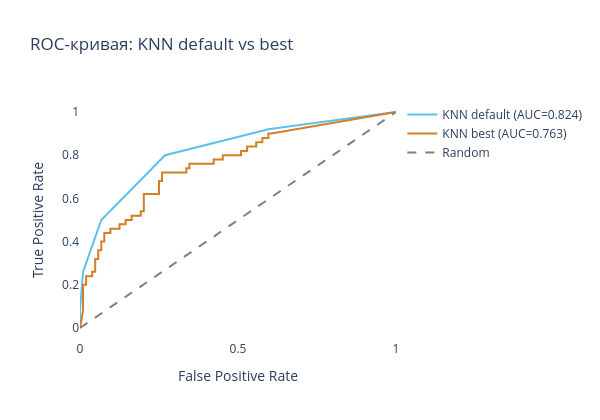

This figure's notebook cell:
### Code cell
# ROC-кривая (plotly)
fpr_d, tpr_d, _ = roc_curve(y_test, KNeighborsClassifier(n_neighbors = 5).fit(X_train_ss, y_train).predict_proba(X_test_ss)[:,1])
fpr_b, tpr_b, _ = roc_curve(y_test, y_prob_best)

auc_d = roc_auc_score(y_test, KNeighborsClassifier(n_neighbors = 5).fit(X_train_ss, y_train).predict_proba(X_test_ss)[:,1])
auc_b = roc_auc_score(y_test, y_prob_best)

fig = go.Figure()
fig.add_trace(go.Scatter(x=fpr_d, y=tpr_d, mode = 'lines', name = f'KNN default (AUC={auc_d:.3f})',
                          line=dict(color='#5bc0eb', width=2)))

fig.add_trace(go.Scatter(x=fpr_b, y=tpr_b, mode = 'lines', name=f'KNN best (AUC={auc_b:.3f})',
                          line=dict(color = "#d47f24", width = 2)))

fig.add_trace(go.Scatter(x=[0,1], y=[0,1], mode = 'lines', name = 'Random',
                          line=dict(color = 'gray', dash = 'dash')))
fig.update_layout(
    title='ROC-кривая: KNN default vs best',
    xaxis_title='False Positive Rate', yaxis_title = 'True Positive Rate',
    paper_bgcolor='white', plot_bgcolor ='white', width = 600, height = 420
)
fig.show()

### Figure 1 — Plotly figure (JSON) as saved in the notebook; plotly's stock layout.template omitted (floating-point values rounded to 4 significant figures)
{"data": [{"line": {"color": "#5bc0eb", "width": 2}, "mode": "lines", "name": "KNN default (AUC=0.824)", "type": "scatter", "x": [0.0, 0.0, 0.009615, 0.06731, 0.2692, 0.5962, 1.0], "y": [0.0, 0.08, 0.26, 0.5, 0.8, 0.92, 1.0]}, {"line": {"color": "#d47f24", "width": 2}, "mode": "lines", "name": "KNN best (AUC=0.763)", "type": "scatter", "x": [0.0, 0.009615, 0.009615, 0.01923, 0.01923, 0.03846, 0.03846, 0.04808, 0.04808, 0.05769, 0.05769, 0.06731, 0.06731, 0.07692, 0.07692, 0.09615, 0.09615, 0.125, 0.125, 0.1442, 0.1442, 0.1635, 0.1635, 0.1923, 0.1923, 0.2019, 0.2019, 0.25, 0.25, 0.2596, 0.2596, 0.3365, 0.3365, 0.3462, 0.3462, 0.4231, 0.4231, 0.4519, 0.4519, 0.5096, 0.5096, 0.5288, 0.5288, 0.5577, 0.5577, 0.5769, 0.5769, 0.5962, 0.5962, 0.6058, 1.0], "y": [0.0, 0.08, 0.2, 0.2, 0.24, 0.24, 0.26, 0.26, 0.32, 0.32, 0.36, 0.36, 0.4, 0.4, 0.44, 0.44, 0.46, 0.46, 0.48, 0.48, 0.5, 0.5, 0.52, 0.52, 0.54, 0.54, 0.62, 0.62, 0.68, 0.68, 0.72, 0.72, 0.74, 0.74, 0.76, 0.76, 0.78, 0.78, 0.8, 0.8, 0.82, 0.82, 0.84, 0.84, 0.86, 0.86, 0.88, 0.88, 0.9, 0.9, 1.0]}, {"line": {"color": "gray", "dash": "dash"}, "mode": "lines", "name": "Random", "type": "scatter", "x": [0, 1], "y": [0, 1]}], "layout": {"height": 420, "paper_bgcolor": "white", "plot_bgcolor": "white", "title": {"text": "ROC-кривая: KNN default vs best"}, "width": 600, "xaxis": {"title": {"text": "False Positive Rate"}}, "yaxis": {"title": {"text": "True Positive Rate"}}}}
